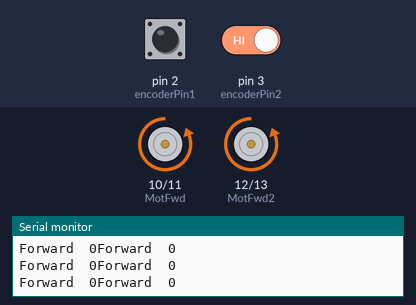
The sketch below on a simulated Arduino Uno, built with avr-gcc and run on an emulated ATmega328P. On the bench: motor-driver pin pairs drawn as motors (green arrow = first pin HIGH = forward, orange = second pin HIGH = backward, longer = more drive), the last lines printed to the serial monitor. Inputs (shaded band) come from the test bench; at power-on: pin 3 (encoderPin2) HIGH, pin 2 (encoderPin1) HIGH.

Above: at 1.2 s.
1.3 s: pin 3 (encoderPin2) driven LOW
4.3 s: pin 2 (encoderPin1) driven LOW
At 5.3 s:
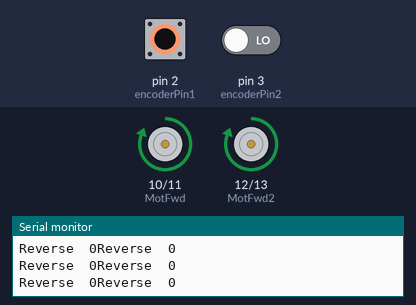
6.1 s: pin 2 (encoderPin1) driven HIGH
9.1 s: pin 2 (encoderPin1) pulsed LOW 2 times (0.12 s each, 0.3 s apart)
12.7 s: pin 2 (encoderPin1) pulsed LOW 5 times (0.12 s each, 0.3 s apart)
Timing chart, 0 to 15.7 s (numbered marks = the images above; inputs shaded):
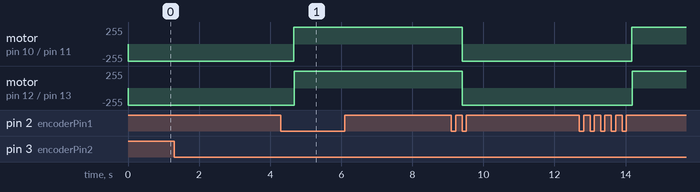

The sketch:

Encoder.ino
```cpp
#define MotFwd  10  // Motor Forward pin
#define MotRev  11 // Motor Reverse pin
#define MotFwd2 12  // Motor Forward pin
#define MotRev2  13 // Motor Reverse pin

int encoderPin1 = 2; //Encoder Output 'A' must connected with intreput pin of arduino.
int encoderPin2 = 3; //Encoder Otput 'B' must connected with intreput pin of arduino.
int encoderPin3 = 4; //Encoder Output 'A' must connected with intreput pin of arduino.
int encoderPin4 = 5;

volatile int MSB2= 0;
volatile int lastEncoded = 0; // Here updated value of encoder store.
volatile long encoderValue = 0; // Raw encoder value

volatile int lastEncoded2 = 0; // Here updated value of encoder store.
volatile long encoderValue2 = 0; // Raw encoder value

void setup() {

  pinMode(MotFwd, OUTPUT);
  pinMode(MotRev, OUTPUT);
  Serial.begin(9600); //initialize serial comunication

   pinMode(encoderPin1, INPUT_PULLUP);
  pinMode(encoderPin2, INPUT_PULLUP);
   pinMode(encoderPin3, INPUT_PULLUP);
  pinMode(encoderPin4, INPUT_PULLUP);
  digitalWrite(encoderPin1, HIGH); //turn pullup resistor on
  digitalWrite(encoderPin2, HIGH); //turn pullup resistor on

  pinMode(MotFwd2, OUTPUT);
  pinMode(MotRev2, OUTPUT);
  Serial.begin(9600); //initialize serial comunication
   pinMode(encoderPin1, INPUT_PULLUP);
  pinMode(encoderPin2, INPUT_PULLUP);
   pinMode(encoderPin3, INPUT_PULLUP);
  pinMode(encoderPin4, INPUT_PULLUP);

  digitalWrite(encoderPin3, HIGH); //turn pullup resistor on
  digitalWrite(encoderPin4, HIGH); //turn pullup resistor on


  //call updateEncoder() when any high/low changed seen
  //on interrupt 0 (pin 2), or interrupt 1 (pin 3)
  attachInterrupt(0, updateEncoder, CHANGE);
  attachInterrupt(1, updateEncoder, CHANGE);


}

void loop() {

for (int i = 0; i <= 200; i++){
digitalWrite(MotFwd, LOW);
 digitalWrite(MotRev, HIGH);
 Serial.print("Forward  ");
 Serial.print(encoderValue);
 digitalWrite(MotFwd2, LOW);
 digitalWrite(MotRev2, HIGH);
 Serial.print("Forward  ");
 Serial.println(encoderValue2);
}


for (int i = 0; i <= 200; i++){
digitalWrite(MotFwd, HIGH);
 digitalWrite(MotRev, LOW);
 Serial.print("Reverse  ");
 Serial.print(encoderValue);
 digitalWrite(MotFwd2, HIGH);
 digitalWrite(MotRev2, LOW);
 Serial.print("Reverse  ");
 Serial.println(encoderValue2);
// Serial.println(MSB);
}


}

void updateEncoder(){
  int MSB = digitalRead(encoderPin1); //MSB = most significant bit
  int LSB = digitalRead(encoderPin2); //LSB = least significant bit

  int encoded = (MSB << 1) |LSB; //converting the 2 pin value to single number
  int sum  = (lastEncoded << 2) | encoded; //adding it to the previous encoded value

  if(sum == 0b1101 || sum == 0b0100 || sum == 0b0010 || sum == 0b1011) encoderValue --;
  if(sum == 0b1110 || sum == 0b0111 || sum == 0b0001 || sum == 0b1000) encoderValue ++;

  lastEncoded = encoded; //store this value for next time

}
void updateEncoder2(){
  int MSB2 = digitalRead(encoderPin3); //MSB = most significant bit
  int LSB2 = digitalRead(encoderPin4); //LSB = least significant bit

  int encoded2 = (MSB2 << 1) |LSB2; //converting the 2 pin value to single number
  int sum2  = (lastEncoded2 << 2) | encoded2; //adding it to the previous encoded value

  if(sum2 == 0b1101 || sum2 == 0b0100 || sum2 == 0b0010 || sum2 == 0b1011) encoderValue2 --;
  if(sum2 == 0b1110 || sum2 == 0b0111 || sum2 == 0b0001 || sum2 == 0b1000) encoderValue2 ++;

  lastEncoded2 = encoded2; //store this value for next time
}
```
